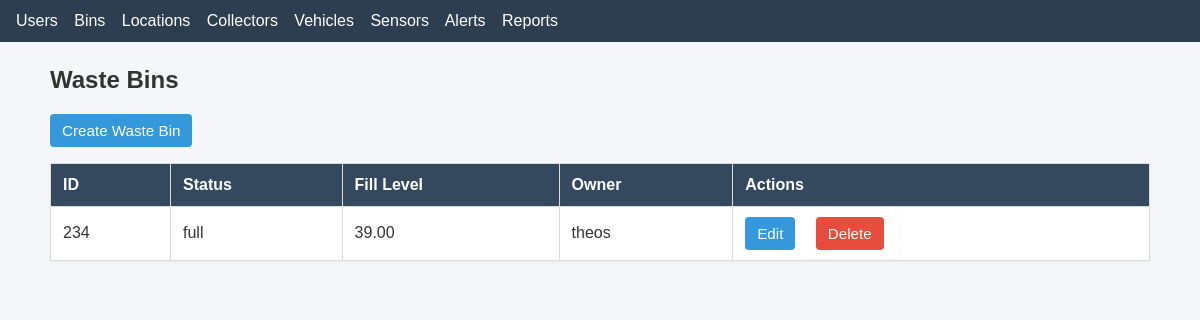
Page /bins/ on the earlier database version.
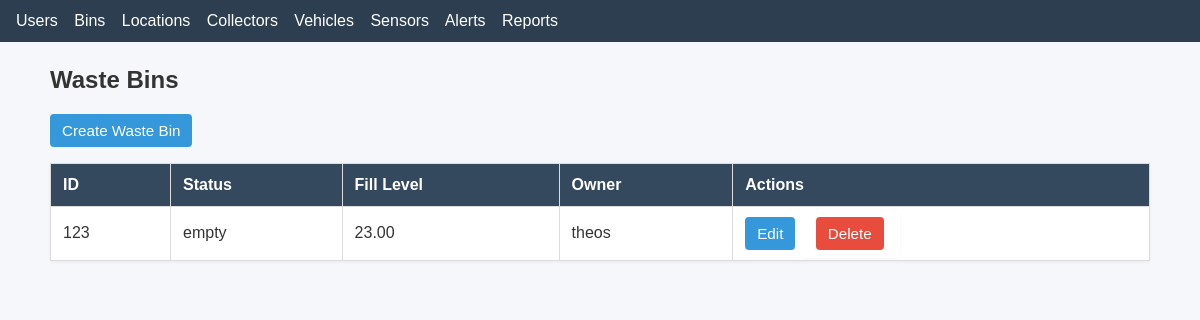
Same page on the later database version.
### stwms/models.py (models this page shows)
class WasteBin(models.Model):
    status_choices = [
        ('full','Full'),('intermediate','Intermediate'), ('empty', 'Empty'),('maintenance','Maintenance')
    ]
    WasteBin_id = models.CharField(max_length=10, primary_key=True)
    location = models.OneToOneField(Location, on_delete=models.SET_NULL, null=True)
    owner = models.ForeignKey(User, on_delete=models.CASCADE, related_name='owned_bins')
    fill_level = models.DecimalField(default=0, max_digits=5, decimal_places=2)
    status = models.CharField(max_length=50, choices=status_choices)
    last_updated = models.DateTimeField(auto_now=True)

### stwms/views.py (the view)
# urls.py: path('bins/', views.bin_list, name='bin_list'),
def bin_list(request):
    bins = WasteBin.objects.all()
    return render(request, "bin/bin_list.html", {"bins": bins})

### stwms/templates/bin/bin_list.html
{% extends "base.html" %}
{% block content %}
<h2>Waste Bins</h2>
<p><a class="btn" href="{% url 'stwms:bin_create' %}">Create Waste Bin</a></p>
<table>
    <thead>
        <tr><th>ID</th><th>Status</th><th>Fill Level</th><th>Owner</th><th>Actions</th></tr>
    </thead>
    <tbody>
    {% for bin in bins %}
        <tr>
            <td>{{ bin.WasteBin_id }}</td>
            <td>{{ bin.status }}</td>
            <td>{{ bin.fill_level }}</td>
            <td>{{ bin.owner.username }}</td>
            <td>
                <a class="btn" href="{% url 'stwms:bin_update' bin.WasteBin_id %}">Edit</a>
                <form style="display:inline" method="post" action="{% url 'stwms:bin_delete' bin.WasteBin_id %}">{% csrf_token %}
                    <button class="btn btn-danger" type="submit">Delete</button>
                </form>
            </td>
        </tr>
    {% empty %}
        <tr><td colspan="5">No bins found.</td></tr>
    {% endfor %}
    </tbody>
</table>
{% endblock %}

Differences in the rows shown:
removed WasteBin: WasteBin_id "234", status "full", fill_level "39.00", owner.username "theos"
added WasteBin: WasteBin_id "123", status "empty", fill_level "23.00", owner.username "theos"
